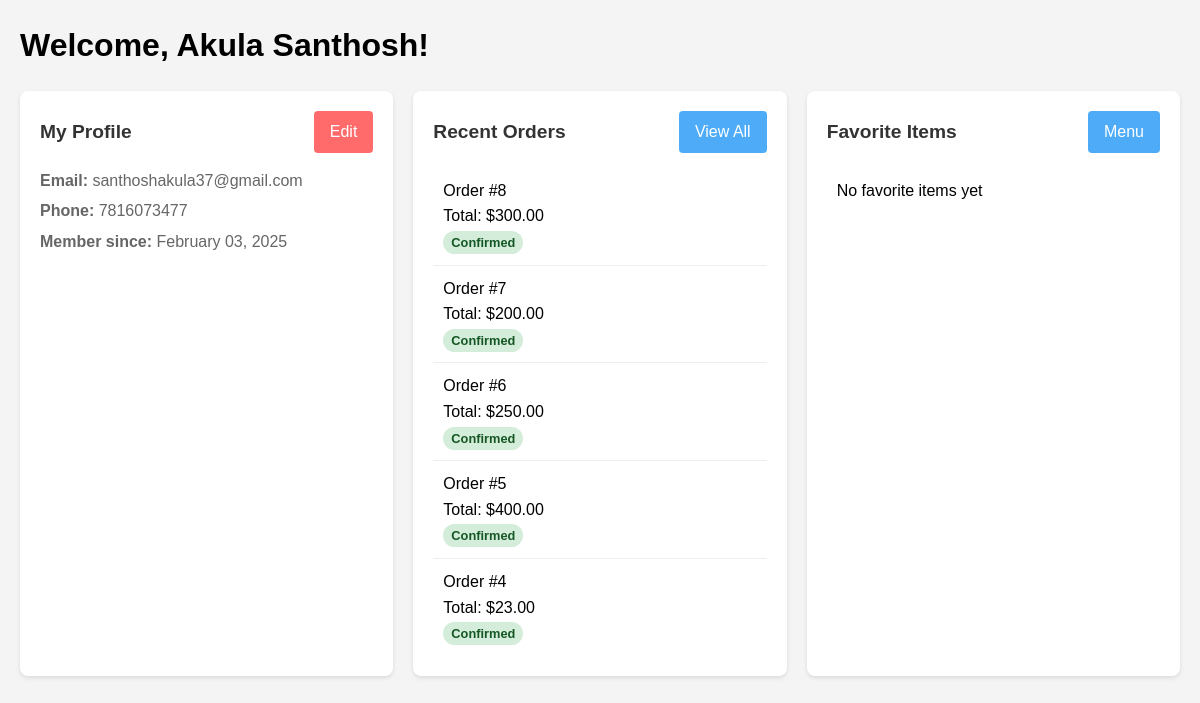
Screenshot of /customer_home/dashboard/ (signed in) with the database file from the repository.
### Food_App/models.py (models this page shows, shortened)
class Registration(models.Model):
    username = models.CharField(max_length=100, unique=True)
    email = models.EmailField(unique=True)
    phone_number = models.CharField(max_length=15)
    password = models.CharField(max_length=100)
    is_active = models.BooleanField(default=True)
    created_at = models.DateTimeField(auto_now_add=True)
    updated_at = models.DateTimeField(auto_now=True)
    class Meta:
        verbose_name = 'Registration'
        verbose_name_plural = 'Registrations'

class Order(models.Model):
    STATUS_CHOICES = (
        ('pending', 'Pending'),
        ('confirmed', 'Confirmed'),
        ('preparing', 'Preparing'),
        ('ready', 'Ready for Pickup'),
        ('completed', 'Completed'),
        ('cancelled', 'Cancelled')
    )
    PAYMENT_STATUS_CHOICES = (
        ('pending', 'Pending'),
        ('paid', 'Paid'),
        ('failed', 'Failed'),
    )
    PAYMENT_METHOD_CHOICES = (
        ('cash_on_delivery', 'Cash on Delivery'),
        ('card', 'Credit/Debit Card'),
        ('upi', 'UPI Payment'),
    )
    customer = models.ForeignKey('Registration', on_delete=models.CASCADE)  # Link to your Registration model
    items = models.ManyToManyField(FoodItem, through='OrderItem')
    total_amount = models.DecimalField(max_digits=10, decimal_places=2)
    status = models.CharField(max_length=20, choices=STATUS_CHOICES, default='pending')
    payment_status = models.CharField(max_length=20, choices=PAYMENT_STATUS_CHOICES, default='pending')
    payment_method = models.CharField(max_length=20, choices=PAYMENT_METHOD_CHOICES, null=True, blank=True)
    created_at = models.DateTimeField(auto_now_add=True)
    updated_at = models.DateTimeField(auto_now=True)

### Food_App/views.py (the view)
# urls.py: path('customer_home/dashboard/', views.customer_dashboard, name='customer_dashboard'),
def customer_dashboard(request):
    if not request.session.get('user_id'):
        messages.error(request, 'Please login first!')
        return redirect('login')
    user = get_object_or_404(Registration, id=request.session['user_id'])
    recent_orders = Order.objects.filter(customer=user).order_by('-created_at')[:5]
    context = {
        'user': user,
        'recent_orders': recent_orders,
        'favorite_items': [],  # Implement favorites functionality
    }
    return render(request, 'Food_App/customer_dashboard.html', context)

### Food_App/templates/Food_App/customer_dashboard.html (shortened to what this page needs)
<!DOCTYPE html>
<html lang="en">
<head>
</head>
<body>
    <div class="container">
        <h1>Welcome, {{ user.username }}!</h1>
        <div class="dashboard-grid">
            <div class="dashboard-card">
                <div class="card-header">
                    <h2 class="card-title">My Profile</h2>
                    <a href="{% url 'edit_profile' %}" class="btn btn-primary">Edit</a>
                </div>
                <div class="profile-info">
                    <p><strong>Email:</strong> {{ user.email }}</p>
                    <p><strong>Phone:</strong> {{ user.phone_number }}</p>
                    <p><strong>Member since:</strong> {{ user.created_at|date:"F d, Y" }}</p>
                </div>
            </div>
            <div class="dashboard-card">
                <div class="card-header">
                    <h2 class="card-title">Recent Orders</h2>
                    <a href="{% url 'order_history' %}" class="btn btn-secondary">View All</a>
                </div>
                <ul class="order-list">
                    {% for order in recent_orders %}
                    <li class="order-item">
                        <p>Order #{{ order.id }}</p>
                        <p>Total: ${{ order.total_amount }}</p>
                        <span class="status-badge status-{{ order.status }}">
                            {{ order.status|title }}
                        </span>
                    </li>
                    {% empty %}
                    <li class="order-item">No orders yet</li>
                    {% endfor %}
                </ul>
            </div>
            <div class="dashboard-card">
                <div class="card-header">
                    <h2 class="card-title">Favorite Items</h2>
                    <a href="{% url 'menu' %}" class="btn btn-secondary">Menu</a>
                </div>
                <ul class="order-list">
                    {% for item in favorite_items %}
                    <li class="order-item">
                        <p>{{ item.name }}</p>
                        <p>${{ item.price }}</p>
                    </li>
                    {% empty %}
                    <li class="order-item">No favorite items yet</li>
                    {% endfor %}
                </ul>
            </div>
        </div>
    </div>
</body>
</html>

### Food_App/templates/Food_App/customer_dashboard.html (style rules this page uses)
* { margin: 0; padding: 0; box-sizing: border-box; }
body { font-family: Arial, sans-serif; background: #f4f4f4; line-height: 1.6; }
.container { max-width: 1200px; margin: 0 auto; padding: 20px; }
.dashboard-grid { display: grid; grid-template-columns: repeat(auto-fit, minmax(300px, 1fr)); gap: 20px; margin-top: 20px; }
.dashboard-card { background: white; padding: 20px; border-radius: 8px; box-shadow: 0 2px 4px rgba(0,0,0,0.1); transition: transform 0.3s ease; }
.card-header { display: flex; justify-content: space-between; align-items: center; margin-bottom: 15px; }
.card-title { font-size: 1.2em; color: #333; }
.btn { padding: 8px 16px; border: none; border-radius: 4px; cursor: pointer; text-decoration: none; transition: all 0.3s ease; display: inline-block; }
.btn-primary { background: #ff6b6b; color: white; }
.btn-secondary { background: #4dabf7; color: white; }
.profile-info { margin-bottom: 15px; }
.profile-info p { margin: 5px 0; color: #666; }
.order-list { list-style: none; }
.order-item { padding: 10px; border-bottom: 1px solid #eee; }
.order-item:last-child { border-bottom: none; }
.status-badge { padding: 4px 8px; border-radius: 12px; font-size: 0.8em; font-weight: bold; }
.status-confirmed { background: #d4edda; color: #155724; }

### rows the page displays
Registration: username "Akula Santhosh", email "santhoshakula37@gmail.com", phone_number "7816073477", created_at "February 03, 2025"
Order: id "8", total_amount "300.00", status "Confirmed"
Order: id "7", total_amount "200.00", status "Confirmed"
Order: id "6", total_amount "250.00", status "Confirmed"
Order: id "5", total_amount "400.00", status "Confirmed"
Order: id "4", total_amount "23.00", status "Confirmed"
